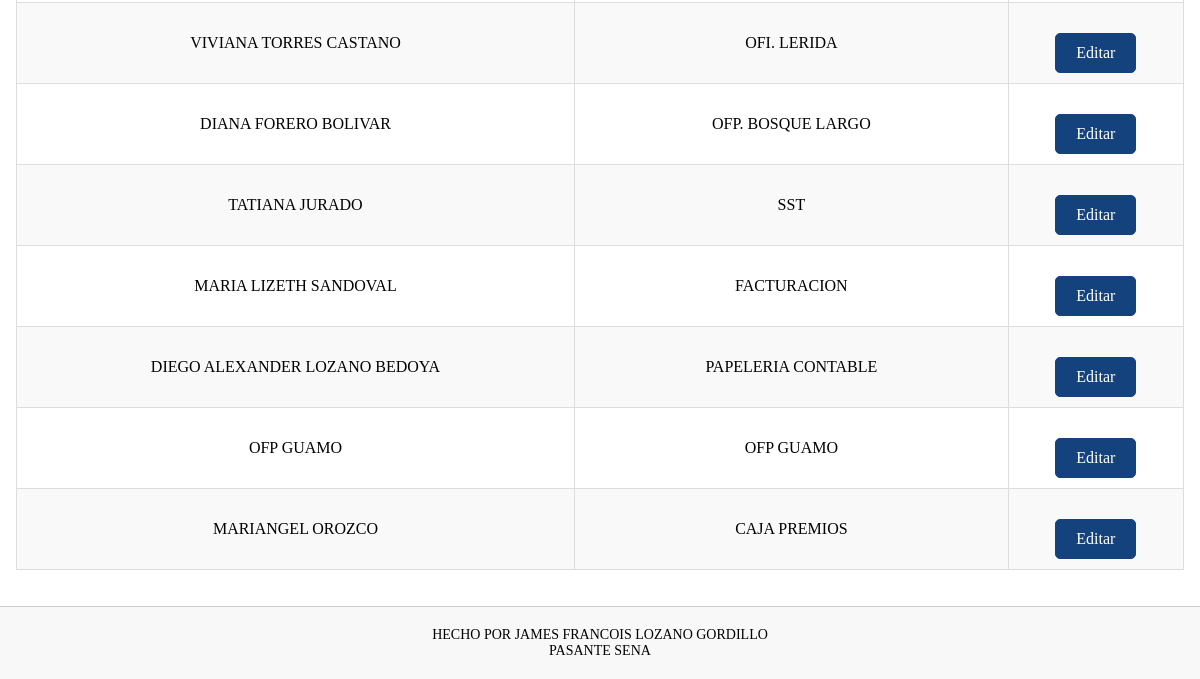
The page /buscar_Persona/ (lower part) on the database as committed earlier.
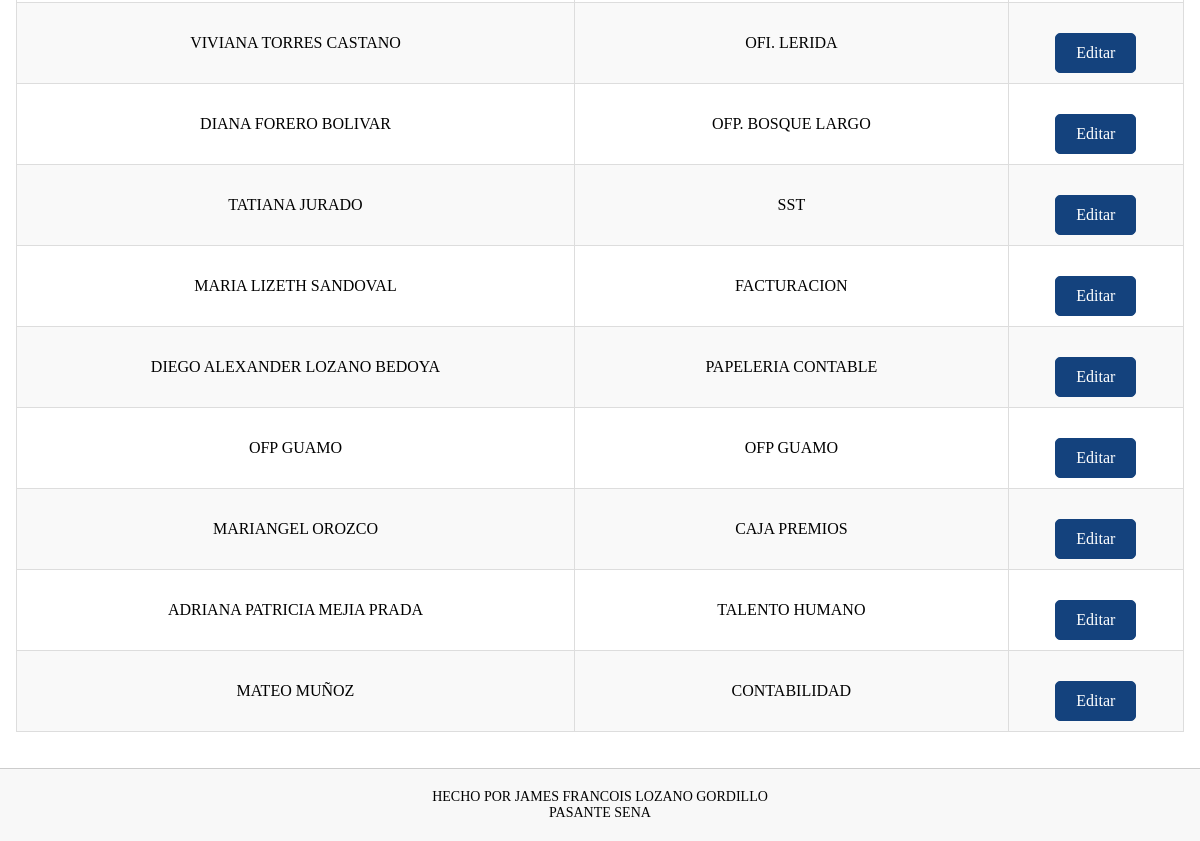
The same page on the database as committed later.
### Datos/models.py (models this page shows, shortened)
class Persona(models.Model):
    nombre = models.CharField(max_length=100)
    firma = models.ImageField(upload_to='firmas/')
    area = models.ForeignKey(Area, on_delete=models.SET_NULL, null=True, blank=True)

class Area(models.Model):
    nombre = models.CharField(max_length=50)
    def __str__(self) -> str:
        return self.nombre

### Datos/views.py (the view)
# urls.py: path('buscar_Persona/', views.buscar_Persona, name='buscar_Persona'),
def buscar_Persona(request):
    query = request.GET.get('q', '')
    personas = Persona.objects.all()
    if query:
        personas = personas.filter(
            Q(nombre__icontains=query) |
            Q(area__nombre__icontains=query)
        )
    return render(request, 'vista/lista_personas.html', {'producto': personas})

### Datos/templates/vista/lista_personas.html (shortened to what this page needs)
{% extends 'layouts/base.html' %}
{% block content %}
<br>
<br>
{% load static %}
<!DOCTYPE html>
<html lang="es">
<head>
    <link rel="stylesheet" type="text/css" href="{% static 'CSS/ALL.css' %}">
</head>
<body>
    <br>
    <br>
    <table border="1">
        <tbody>
            {% for item in producto %}
            <tr>
                <td>{{ item.nombre }}</td>
                <td>{{ item.area }}</td>
                <td>
                    <a href="{% url 'Editar_Persona' item.id %}" class="btn">Editar</a>
                </td>
            </tr>
            {% empty %}
            <tr>
                <td colspan="3">No se encontraron resultados.</td>
            </tr>
            {% endfor %}
        </tbody>
    </table>
</body>
</html>
{% endblock %}

Rows that differ between the two databases and show on the page:
added Persona: nombre "ADRIANA PATRICIA MEJIA PRADA", area "TALENTO HUMANO"
added Persona: nombre "MATEO MUÑOZ", area "CONTABILIDAD"
